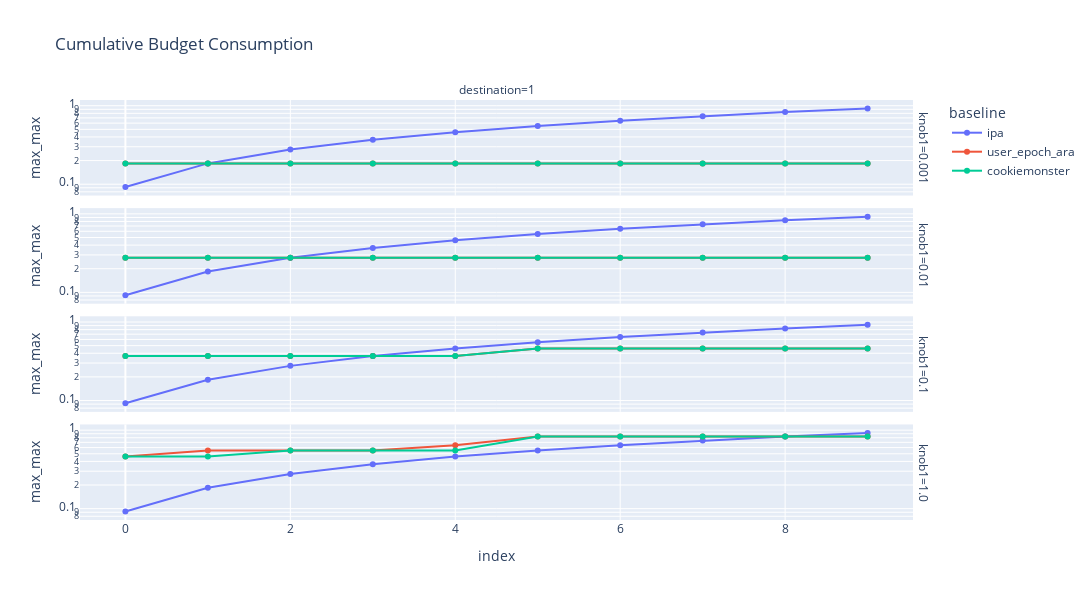
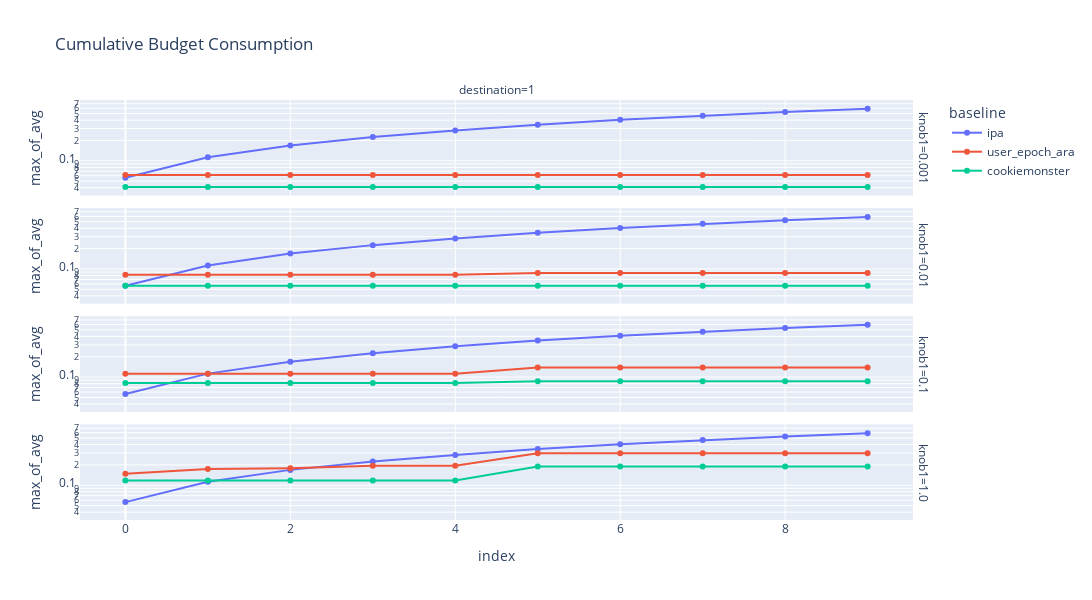
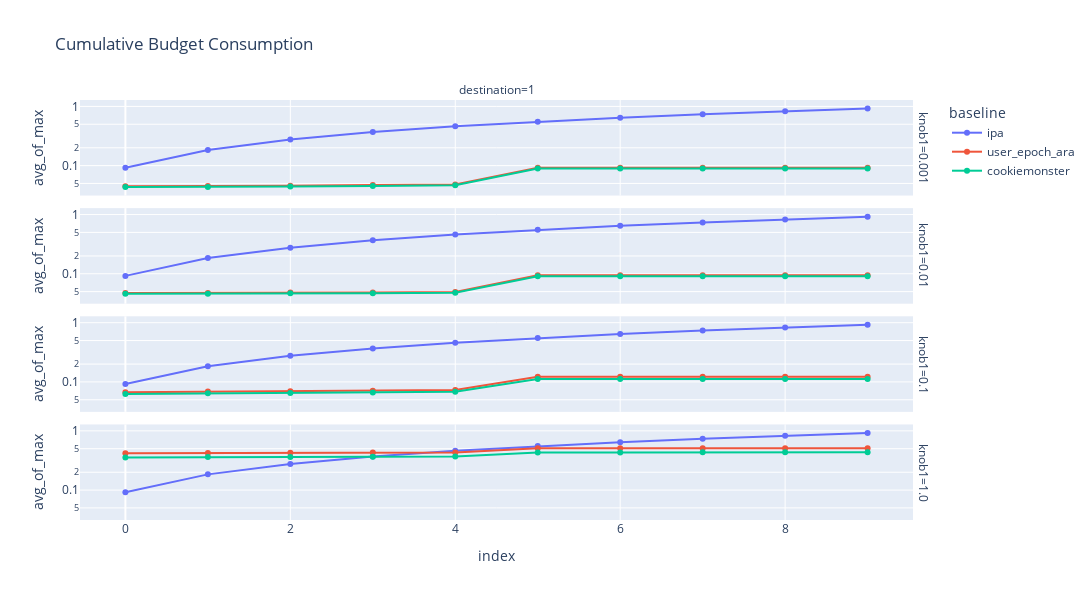
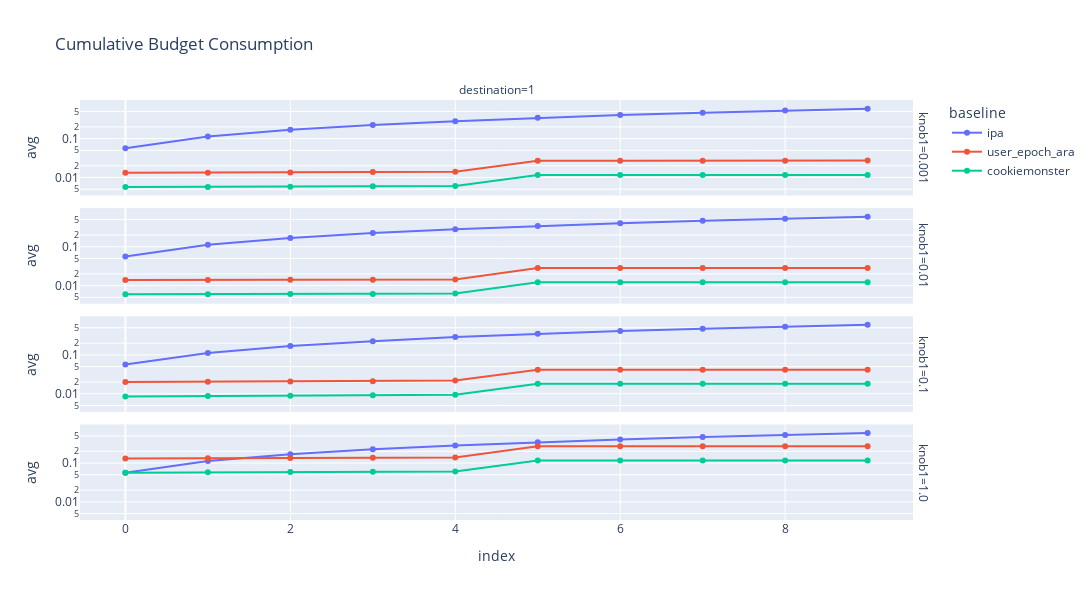

The notebook cell these images were saved under, in order:
### Code cell
path = "ray/microbenchmark/budget_consumption_varying_knob1"
df = analyze_results(path, "budget")
plot_budget_consumption_lines(df, facet_row="knob1")
plot_budget_consumption_bars(df, x_axis="knob1")

### Figure 1 — Plotly figure (JSON) as saved in the notebook; plotly's stock layout.template omitted (floating-point values rounded to 4 significant figures)
{"data": [{"hovertemplate": "baseline=ipa<br>knob1=0.001<br>destination=1<br>index=%{x}<br>max_max=%{y}<extra></extra>", "legendgroup": "ipa", "line": {"color": "#636efa", "dash": "solid"}, "marker": {"symbol": "circle"}, "mode": "lines+markers", "name": "ipa", "orientation": "v", "showlegend": true, "type": "scatter", "x": [0, 1, 2, 3, 4, 5, 6, 7, 8, 9], "xaxis": "x4", "y": [0.0921, 0.1842, 0.2763, 0.3684, 0.4605, 0.5526, 0.6447, 0.7368, 0.8289, 0.921], "yaxis": "y4"}, {"hovertemplate": "baseline=ipa<br>knob1=0.01<br>destination=1<br>index=%{x}<br>max_max=%{y}<extra></extra>", "legendgroup": "ipa", "line": {"color": "#636efa", "dash": "solid"}, "marker": {"symbol": "circle"}, "mode": "lines+markers", "name": "ipa", "orientation": "v", "showlegend": false, "type": "scatter", "x": [0, 1, 2, 3, 4, 5, 6, 7, 8, 9], "xaxis": "x3", "y": [0.0921, 0.1842, 0.2763, 0.3684, 0.4605, 0.5526, 0.6447, 0.7368, 0.8289, 0.921], "yaxis": "y3"}, {"hovertemplate": "baseline=ipa<br>knob1=0.1<br>destination=1<br>index=%{x}<br>max_max=%{y}<extra></extra>", "legendgroup": "ipa", "line": {"color": "#636efa", "dash": "solid"}, "marker": {"symbol": "circle"}, "mode": "lines+markers", "name": "ipa", "orientation": "v", "showlegend": false, "type": "scatter", "x": [0, 1, 2, 3, 4, 5, 6, 7, 8, 9], "xaxis": "x2", "y": [0.0921, 0.1842, 0.2763, 0.3684, 0.4605, 0.5526, 0.6447, 0.7368, 0.8289, 0.921], "yaxis": "y2"}, {"hovertemplate": "baseline=ipa<br>knob1=1.0<br>destination=1<br>index=%{x}<br>max_max=%{y}<extra></extra>", "legendgroup": "ipa", "line": {"color": "#636efa", "dash": "solid"}, "marker": {"symbol": "circle"}, "mode": "lines+markers", "name": "ipa", "orientation": "v", "showlegend": false, "type": "scatter", "x": [0, 1, 2, 3, 4, 5, 6, 7, 8, 9], "xaxis": "x", "y": [0.0921, 0.1842, 0.2763, 0.3684, 0.4605, 0.5526, 0.6447, 0.7368, 0.8289, 0.921], "yaxis": "y"}, {"hovertemplate": "baseline=user_epoch_ara<br>knob1=0.001<br>destination=1<br>index=%{x}<br>max_max=%{y}<extra></extra>", "legendgroup": "user_epoch_ara", "line": {"color": "#EF553B", "dash": "solid"}, "marker": {"symbol": "circle"}, "mode": "lines+markers", "name": "user_epoch_ara", "orientation": "v", "showlegend": true, "type": "scatter", "x": [0, 1, 2, 3, 4, 5, 6, 7, 8, 9], "xaxis": "x4", "y": [0.1842, 0.1842, 0.1842, 0.1842, 0.1842, 0.1842, 0.1842, 0.1842, 0.1842, 0.1842], "yaxis": "y4"}, {"hovertemplate": "baseline=user_epoch_ara<br>knob1=0.01<br>destination=1<br>index=%{x}<br>max_max=%{y}<extra></extra>", "legendgroup": "user_epoch_ara", "line": {"color": "#EF553B", "dash": "solid"}, "marker": {"symbol": "circle"}, "mode": "lines+markers", "name": "user_epoch_ara", "orientation": "v", "showlegend": false, "type": "scatter", "x": [0, 1, 2, 3, 4, 5, 6, 7, 8, 9], "xaxis": "x3", "y": [0.2763, 0.2763, 0.2763, 0.2763, 0.2763, 0.2763, 0.2763, 0.2763, 0.2763, 0.2763], "yaxis": "y3"}, {"hovertemplate": "baseline=user_epoch_ara<br>knob1=0.1<br>destination=1<br>index=%{x}<br>max_max=%{y}<extra></extra>", "legendgroup": "user_epoch_ara", "line": {"color": "#EF553B", "dash": "solid"}, "marker": {"symbol": "circle"}, "mode": "lines+markers", "name": "user_epoch_ara", "orientation": "v", "showlegend": false, "type": "scatter", "x": [0, 1, 2, 3, 4, 5, 6, 7, 8, 9], "xaxis": "x2", "y": [0.3684, 0.3684, 0.3684, 0.3684, 0.3684, 0.4605, 0.4605, 0.4605, 0.4605, 0.4605], "yaxis": "y2"}, {"hovertemplate": "baseline=user_epoch_ara<br>knob1=1.0<br>destination=1<br>index=%{x}<br>max_max=%{y}<extra></extra>", "legendgroup": "user_epoch_ara", "line": {"color": "#EF553B", "dash": "solid"}, "marker": {"symbol": "circle"}, "mode": "lines+markers", "name": "user_epoch_ara", "orientation": "v", "showlegend": false, "type": "scatter", "x": [0, 1, 2, 3, 4, 5, 6, 7, 8, 9], "xaxis": "x", "y": [0.4605, 0.5526, 0.5526, 0.5526, 0.6447, 0.8289, 0.8289, 0.8289, 0.8289, 0.8289], "yaxis": "y"}, {"hovertemplate": "baseline=cookiemonster<br>knob1=0.001<br>destination=1<br>index=%{x}<br>max_max=%{y}<extra></extra>", "legendgroup": "cookiemonster", "line": {"color": "#00cc96", "dash": "solid"}, "marker": {"symbol": "circle"}, "mode": "lines+markers", "name": "cookiemonster", "orientation": "v", "showlegend": true, "type": "scatter", "x": [0, 1, 2, 3, 4, 5, 6, 7, 8, 9], "xaxis": "x4", "y": [0.1842, 0.1842, 0.1842, 0.1842, 0.1842, 0.1842, 0.1842, 0.1842, 0.1842, 0.1842], "yaxis": "y4"}, {"hovertemplate": "baseline=cookiemonster<br>knob1=0.01<br>destination=1<br>index=%{x}<br>max_max=%{y}<extra></extra>", "legendgroup": "cookiemonster", "line": {"color": "#00cc96", "dash": "solid"}, "marker": {"symbol": "circle"}, "mode": "lines+markers", "name": "cookiemonster", "orientation": "v", "showlegend": false, "type": "scatter", "x": [0, 1, 2, 3, 4, 5, 6, 7, 8, 9], "xaxis": "x3", "y": [0.2763, 0.2763, 0.2763, 0.2763, 0.2763, 0.2763, 0.2763, 0.2763, 0.2763, 0.2763], "yaxis": "y3"}, {"hovertemplate": "baseline=cookiemonster<br>knob1=0.1<br>destination=1<br>index=%{x}<br>max_max=%{y}<extra></extra>", "legendgroup": "cookiemonster", "line": {"color": "#00cc96", "dash": "solid"}, "marker": {"symbol": "circle"}, "mode": "lines+markers", "name": "cookiemonster", "orientation": "v", "showlegend": false, "type": "scatter", "x": [0, 1, 2, 3, 4, 5, 6, 7, 8, 9], "xaxis": "x2", "y": [0.3684, 0.3684, 0.3684, 0.3684, 0.3684, 0.4605, 0.4605, 0.4605, 0.4605, 0.4605], "yaxis": "y2"}, {"hovertemplate": "baseline=cookiemonster<br>knob1=1.0<br>destination=1<br>index=%{x}<br>max_max=%{y}<extra></extra>", "legendgroup": "cookiemonster", "line": {"color": "#00cc96", "dash": "solid"}, "marker": {"symbol": "circle"}, "mode": "lines+markers", "name": "cookiemonster", "orientation": "v", "showlegend": false, "type": "scatter", "x": [0, 1, 2, 3, 4, 5, 6, 7, 8, 9], "xaxis": "x", "y": [0.4605, 0.4605, 0.5526, 0.5526, 0.5526, 0.8289, 0.8289, 0.8289, 0.8289, 0.8289], "yaxis": "y"}], "layout": {"annotations": [{"showarrow": false, "text": "destination=1", "x": 0.49, "xanchor": "center", "xref": "paper", "y": 1, "yanchor": "bottom", "yref": "paper"}, {"showarrow": false, "text": "knob1=1.0", "textangle": 90, "x": 0.98, "xanchor": "left", "xref": "paper", "y": 0.1138, "yanchor": "middle", "yref": "paper"}, {"showarrow": false, "text": "knob1=0.1", "textangle": 90, "x": 0.98, "xanchor": "left", "xref": "paper", "y": 0.3712, "yanchor": "middle", "yref": "paper"}, {"showarrow": false, "text": "knob1=0.01", "textangle": 90, "x": 0.98, "xanchor": "left", "xref": "paper", "y": 0.6288, "yanchor": "middle", "yref": "paper"}, {"showarrow": false, "text": "knob1=0.001", "textangle": 90, "x": 0.98, "xanchor": "left", "xref": "paper", "y": 0.8862, "yanchor": "middle", "yref": "paper"}], "height": 600, "legend": {"title": {"text": "baseline"}, "tracegroupgap": 0}, "title": {"text": "Cumulative Budget Consumption"}, "width": 1100, "xaxis": {"anchor": "y", "autorange": true, "domain": [0, 0.98], "range": [-0.5506, 9.551], "title": {"text": "index"}, "type": "linear"}, "xaxis2": {"anchor": "y2", "autorange": true, "domain": [0, 0.98], "matches": "x", "range": [-0.5506, 9.551], "showticklabels": false, "type": "linear"}, "xaxis3": {"anchor": "y3", "autorange": true, "domain": [0, 0.98], "matches": "x", "range": [-0.5506, 9.551], "showticklabels": false, "type": "linear"}, "xaxis4": {"anchor": "y4", "autorange": true, "domain": [0, 0.98], "matches": "x", "range": [-0.5506, 9.551], "showticklabels": false, "type": "linear"}, "yaxis": {"anchor": "x", "autorange": true, "domain": [0, 0.2275], "range": [-1.144, 0.07291], "title": {"text": "max_max"}, "type": "log"}, "yaxis2": {"anchor": "x2", "autorange": true, "domain": [0.2575, 0.485], "matches": "y", "range": [-1.144, 0.07291], "title": {"text": "max_max"}, "type": "log"}, "yaxis3": {"anchor": "x3", "autorange": true, "domain": [0.515, 0.7425], "matches": "y", "range": [-1.144, 0.07291], "title": {"text": "max_max"}, "type": "log"}, "yaxis4": {"anchor": "x4", "autorange": true, "domain": [0.7725, 1], "matches": "y", "range": [-1.144, 0.07291], "title": {"text": "max_max"}, "type": "log"}}}

### Figure 2 — Plotly figure (JSON) as saved in the notebook; plotly's stock layout.template omitted (floating-point values rounded to 4 significant figures)
{"data": [{"hovertemplate": "baseline=ipa<br>knob1=0.001<br>destination=1<br>index=%{x}<br>max_of_avg=%{y}<extra></extra>", "legendgroup": "ipa", "line": {"color": "#636efa", "dash": "solid"}, "marker": {"symbol": "circle"}, "mode": "lines+markers", "name": "ipa", "orientation": "v", "showlegend": true, "type": "scatter", "x": [0, 1, 2, 3, 4, 5, 6, 7, 8, 9], "xaxis": "x4", "y": [0.05629, 0.1126, 0.1689, 0.2251, 0.2814, 0.3428, 0.4042, 0.4656, 0.527, 0.5884], "yaxis": "y4"}, {"hovertemplate": "baseline=ipa<br>knob1=0.01<br>destination=1<br>index=%{x}<br>max_of_avg=%{y}<extra></extra>", "legendgroup": "ipa", "line": {"color": "#636efa", "dash": "solid"}, "marker": {"symbol": "circle"}, "mode": "lines+markers", "name": "ipa", "orientation": "v", "showlegend": false, "type": "scatter", "x": [0, 1, 2, 3, 4, 5, 6, 7, 8, 9], "xaxis": "x3", "y": [0.05629, 0.1126, 0.1689, 0.2251, 0.2814, 0.3428, 0.4042, 0.4656, 0.527, 0.5884], "yaxis": "y3"}, {"hovertemplate": "baseline=ipa<br>knob1=0.1<br>destination=1<br>index=%{x}<br>max_of_avg=%{y}<extra></extra>", "legendgroup": "ipa", "line": {"color": "#636efa", "dash": "solid"}, "marker": {"symbol": "circle"}, "mode": "lines+markers", "name": "ipa", "orientation": "v", "showlegend": false, "type": "scatter", "x": [0, 1, 2, 3, 4, 5, 6, 7, 8, 9], "xaxis": "x2", "y": [0.05629, 0.1126, 0.1689, 0.2251, 0.2865, 0.3479, 0.4093, 0.4708, 0.5322, 0.5936], "yaxis": "y2"}, {"hovertemplate": "baseline=ipa<br>knob1=1.0<br>destination=1<br>index=%{x}<br>max_of_avg=%{y}<extra></extra>", "legendgroup": "ipa", "line": {"color": "#636efa", "dash": "solid"}, "marker": {"symbol": "circle"}, "mode": "lines+markers", "name": "ipa", "orientation": "v", "showlegend": false, "type": "scatter", "x": [0, 1, 2, 3, 4, 5, 6, 7, 8, 9], "xaxis": "x", "y": [0.05629, 0.1126, 0.1689, 0.2251, 0.2814, 0.3428, 0.4042, 0.4656, 0.527, 0.5884], "yaxis": "y"}, {"hovertemplate": "baseline=user_epoch_ara<br>knob1=0.001<br>destination=1<br>index=%{x}<br>max_of_avg=%{y}<extra></extra>", "legendgroup": "user_epoch_ara", "line": {"color": "#EF553B", "dash": "solid"}, "marker": {"symbol": "circle"}, "mode": "lines+markers", "name": "user_epoch_ara", "orientation": "v", "showlegend": true, "type": "scatter", "x": [0, 1, 2, 3, 4, 5, 6, 7, 8, 9], "xaxis": "x4", "y": [0.0614, 0.0614, 0.0614, 0.0614, 0.0614, 0.0614, 0.0614, 0.0614, 0.0614, 0.0614], "yaxis": "y4"}, {"hovertemplate": "baseline=user_epoch_ara<br>knob1=0.01<br>destination=1<br>index=%{x}<br>max_of_avg=%{y}<extra></extra>", "legendgroup": "user_epoch_ara", "line": {"color": "#EF553B", "dash": "solid"}, "marker": {"symbol": "circle"}, "mode": "lines+markers", "name": "user_epoch_ara", "orientation": "v", "showlegend": false, "type": "scatter", "x": [0, 1, 2, 3, 4, 5, 6, 7, 8, 9], "xaxis": "x3", "y": [0.08187, 0.08187, 0.08187, 0.08187, 0.08187, 0.08699, 0.08699, 0.08699, 0.08699, 0.08699], "yaxis": "y3"}, {"hovertemplate": "baseline=user_epoch_ara<br>knob1=0.1<br>destination=1<br>index=%{x}<br>max_of_avg=%{y}<extra></extra>", "legendgroup": "user_epoch_ara", "line": {"color": "#EF553B", "dash": "solid"}, "marker": {"symbol": "circle"}, "mode": "lines+markers", "name": "user_epoch_ara", "orientation": "v", "showlegend": false, "type": "scatter", "x": [0, 1, 2, 3, 4, 5, 6, 7, 8, 9], "xaxis": "x2", "y": [0.1126, 0.1126, 0.1126, 0.1126, 0.1126, 0.1382, 0.1382, 0.1382, 0.1382, 0.1382], "yaxis": "y2"}, {"hovertemplate": "baseline=user_epoch_ara<br>knob1=1.0<br>destination=1<br>index=%{x}<br>max_of_avg=%{y}<extra></extra>", "legendgroup": "user_epoch_ara", "line": {"color": "#EF553B", "dash": "solid"}, "marker": {"symbol": "circle"}, "mode": "lines+markers", "name": "user_epoch_ara", "orientation": "v", "showlegend": false, "type": "scatter", "x": [0, 1, 2, 3, 4, 5, 6, 7, 8, 9], "xaxis": "x", "y": [0.1484, 0.174, 0.1791, 0.1944, 0.1944, 0.2968, 0.2968, 0.2968, 0.2968, 0.2968], "yaxis": "y"}, {"hovertemplate": "baseline=cookiemonster<br>knob1=0.001<br>destination=1<br>index=%{x}<br>max_of_avg=%{y}<extra></extra>", "legendgroup": "cookiemonster", "line": {"color": "#00cc96", "dash": "solid"}, "marker": {"symbol": "circle"}, "mode": "lines+markers", "name": "cookiemonster", "orientation": "v", "showlegend": true, "type": "scatter", "x": [0, 1, 2, 3, 4, 5, 6, 7, 8, 9], "xaxis": "x4", "y": [0.04093, 0.04093, 0.04093, 0.04093, 0.04093, 0.04093, 0.04093, 0.04093, 0.04093, 0.04093], "yaxis": "y4"}, {"hovertemplate": "baseline=cookiemonster<br>knob1=0.01<br>destination=1<br>index=%{x}<br>max_of_avg=%{y}<extra></extra>", "legendgroup": "cookiemonster", "line": {"color": "#00cc96", "dash": "solid"}, "marker": {"symbol": "circle"}, "mode": "lines+markers", "name": "cookiemonster", "orientation": "v", "showlegend": false, "type": "scatter", "x": [0, 1, 2, 3, 4, 5, 6, 7, 8, 9], "xaxis": "x3", "y": [0.05629, 0.05629, 0.05629, 0.05629, 0.05629, 0.05629, 0.05629, 0.05629, 0.05629, 0.05629], "yaxis": "y3"}, {"hovertemplate": "baseline=cookiemonster<br>knob1=0.1<br>destination=1<br>index=%{x}<br>max_of_avg=%{y}<extra></extra>", "legendgroup": "cookiemonster", "line": {"color": "#00cc96", "dash": "solid"}, "marker": {"symbol": "circle"}, "mode": "lines+markers", "name": "cookiemonster", "orientation": "v", "showlegend": false, "type": "scatter", "x": [0, 1, 2, 3, 4, 5, 6, 7, 8, 9], "xaxis": "x2", "y": [0.08187, 0.08187, 0.08187, 0.08187, 0.08187, 0.08699, 0.08699, 0.08699, 0.08699, 0.08699], "yaxis": "y2"}, {"hovertemplate": "baseline=cookiemonster<br>knob1=1.0<br>destination=1<br>index=%{x}<br>max_of_avg=%{y}<extra></extra>", "legendgroup": "cookiemonster", "line": {"color": "#00cc96", "dash": "solid"}, "marker": {"symbol": "circle"}, "mode": "lines+markers", "name": "cookiemonster", "orientation": "v", "showlegend": false, "type": "scatter", "x": [0, 1, 2, 3, 4, 5, 6, 7, 8, 9], "xaxis": "x", "y": [0.1177, 0.1177, 0.1177, 0.1177, 0.1177, 0.1893, 0.1893, 0.1893, 0.1893, 0.1893], "yaxis": "y"}], "layout": {"annotations": [{"showarrow": false, "text": "destination=1", "x": 0.49, "xanchor": "center", "xref": "paper", "y": 1, "yanchor": "bottom", "yref": "paper"}, {"showarrow": false, "text": "knob1=1.0", "textangle": 90, "x": 0.98, "xanchor": "left", "xref": "paper", "y": 0.1138, "yanchor": "middle", "yref": "paper"}, {"showarrow": false, "text": "knob1=0.1", "textangle": 90, "x": 0.98, "xanchor": "left", "xref": "paper", "y": 0.3712, "yanchor": "middle", "yref": "paper"}, {"showarrow": false, "text": "knob1=0.01", "textangle": 90, "x": 0.98, "xanchor": "left", "xref": "paper", "y": 0.6288, "yanchor": "middle", "yref": "paper"}, {"showarrow": false, "text": "knob1=0.001", "textangle": 90, "x": 0.98, "xanchor": "left", "xref": "paper", "y": 0.8862, "yanchor": "middle", "yref": "paper"}], "height": 600, "legend": {"title": {"text": "baseline"}, "tracegroupgap": 0}, "title": {"text": "Cumulative Budget Consumption"}, "width": 1100, "xaxis": {"anchor": "y", "autorange": true, "domain": [0, 0.98], "range": [-0.5506, 9.551], "title": {"text": "index"}, "type": "linear"}, "xaxis2": {"anchor": "y2", "autorange": true, "domain": [0, 0.98], "matches": "x", "range": [-0.5506, 9.551], "showticklabels": false, "type": "linear"}, "xaxis3": {"anchor": "y3", "autorange": true, "domain": [0, 0.98], "matches": "x", "range": [-0.5506, 9.551], "showticklabels": false, "type": "linear"}, "xaxis4": {"anchor": "y4", "autorange": true, "domain": [0, 0.98], "matches": "x", "range": [-0.5506, 9.551], "showticklabels": false, "type": "linear"}, "yaxis": {"anchor": "x", "autorange": true, "domain": [0, 0.2275], "range": [-1.514, -0.1004], "title": {"text": "max_of_avg"}, "type": "log"}, "yaxis2": {"anchor": "x2", "autorange": true, "domain": [0.2575, 0.485], "matches": "y", "range": [-1.514, -0.1004], "title": {"text": "max_of_avg"}, "type": "log"}, "yaxis3": {"anchor": "x3", "autorange": true, "domain": [0.515, 0.7425], "matches": "y", "range": [-1.514, -0.1004], "title": {"text": "max_of_avg"}, "type": "log"}, "yaxis4": {"anchor": "x4", "autorange": true, "domain": [0.7725, 1], "matches": "y", "range": [-1.514, -0.1004], "title": {"text": "max_of_avg"}, "type": "log"}}}

### Figure 3 — Plotly figure (JSON) as saved in the notebook; plotly's stock layout.template omitted (floating-point values rounded to 4 significant figures)
{"data": [{"hovertemplate": "baseline=ipa<br>knob1=0.001<br>destination=1<br>index=%{x}<br>avg_of_max=%{y}<extra></extra>", "legendgroup": "ipa", "line": {"color": "#636efa", "dash": "solid"}, "marker": {"symbol": "circle"}, "mode": "lines+markers", "name": "ipa", "orientation": "v", "showlegend": true, "type": "scatter", "x": [0, 1, 2, 3, 4, 5, 6, 7, 8, 9], "xaxis": "x4", "y": [0.0921, 0.1842, 0.2763, 0.3684, 0.4605, 0.5526, 0.6447, 0.7368, 0.8289, 0.921], "yaxis": "y4"}, {"hovertemplate": "baseline=ipa<br>knob1=0.01<br>destination=1<br>index=%{x}<br>avg_of_max=%{y}<extra></extra>", "legendgroup": "ipa", "line": {"color": "#636efa", "dash": "solid"}, "marker": {"symbol": "circle"}, "mode": "lines+markers", "name": "ipa", "orientation": "v", "showlegend": false, "type": "scatter", "x": [0, 1, 2, 3, 4, 5, 6, 7, 8, 9], "xaxis": "x3", "y": [0.0921, 0.1842, 0.2763, 0.3684, 0.4605, 0.5526, 0.6447, 0.7368, 0.8289, 0.921], "yaxis": "y3"}, {"hovertemplate": "baseline=ipa<br>knob1=0.1<br>destination=1<br>index=%{x}<br>avg_of_max=%{y}<extra></extra>", "legendgroup": "ipa", "line": {"color": "#636efa", "dash": "solid"}, "marker": {"symbol": "circle"}, "mode": "lines+markers", "name": "ipa", "orientation": "v", "showlegend": false, "type": "scatter", "x": [0, 1, 2, 3, 4, 5, 6, 7, 8, 9], "xaxis": "x2", "y": [0.0921, 0.1842, 0.2763, 0.3684, 0.4605, 0.5526, 0.6447, 0.7368, 0.8289, 0.921], "yaxis": "y2"}, {"hovertemplate": "baseline=ipa<br>knob1=1.0<br>destination=1<br>index=%{x}<br>avg_of_max=%{y}<extra></extra>", "legendgroup": "ipa", "line": {"color": "#636efa", "dash": "solid"}, "marker": {"symbol": "circle"}, "mode": "lines+markers", "name": "ipa", "orientation": "v", "showlegend": false, "type": "scatter", "x": [0, 1, 2, 3, 4, 5, 6, 7, 8, 9], "xaxis": "x", "y": [0.0921, 0.1842, 0.2763, 0.3684, 0.4605, 0.5526, 0.6447, 0.7368, 0.8289, 0.921], "yaxis": "y"}, {"hovertemplate": "baseline=user_epoch_ara<br>knob1=0.001<br>destination=1<br>index=%{x}<br>avg_of_max=%{y}<extra></extra>", "legendgroup": "user_epoch_ara", "line": {"color": "#EF553B", "dash": "solid"}, "marker": {"symbol": "circle"}, "mode": "lines+markers", "name": "user_epoch_ara", "orientation": "v", "showlegend": true, "type": "scatter", "x": [0, 1, 2, 3, 4, 5, 6, 7, 8, 9], "xaxis": "x4", "y": [0.04505, 0.04518, 0.04577, 0.04703, 0.04821, 0.09235, 0.09236, 0.0924, 0.09241, 0.09242], "yaxis": "y4"}, {"hovertemplate": "baseline=user_epoch_ara<br>knob1=0.01<br>destination=1<br>index=%{x}<br>avg_of_max=%{y}<extra></extra>", "legendgroup": "user_epoch_ara", "line": {"color": "#EF553B", "dash": "solid"}, "marker": {"symbol": "circle"}, "mode": "lines+markers", "name": "user_epoch_ara", "orientation": "v", "showlegend": false, "type": "scatter", "x": [0, 1, 2, 3, 4, 5, 6, 7, 8, 9], "xaxis": "x3", "y": [0.04747, 0.04753, 0.04808, 0.04819, 0.04932, 0.09431, 0.09431, 0.09434, 0.09435, 0.09437], "yaxis": "y3"}, {"hovertemplate": "baseline=user_epoch_ara<br>knob1=0.1<br>destination=1<br>index=%{x}<br>avg_of_max=%{y}<extra></extra>", "legendgroup": "user_epoch_ara", "line": {"color": "#EF553B", "dash": "solid"}, "marker": {"symbol": "circle"}, "mode": "lines+markers", "name": "user_epoch_ara", "orientation": "v", "showlegend": false, "type": "scatter", "x": [0, 1, 2, 3, 4, 5, 6, 7, 8, 9], "xaxis": "x2", "y": [0.06719, 0.0689, 0.06937, 0.07082, 0.07338, 0.1223, 0.1223, 0.1223, 0.1223, 0.1223], "yaxis": "y2"}, {"hovertemplate": "baseline=user_epoch_ara<br>knob1=1.0<br>destination=1<br>index=%{x}<br>avg_of_max=%{y}<extra></extra>", "legendgroup": "user_epoch_ara", "line": {"color": "#EF553B", "dash": "solid"}, "marker": {"symbol": "circle"}, "mode": "lines+markers", "name": "user_epoch_ara", "orientation": "v", "showlegend": false, "type": "scatter", "x": [0, 1, 2, 3, 4, 5, 6, 7, 8, 9], "xaxis": "x", "y": [0.4176, 0.4231, 0.4258, 0.4302, 0.4321, 0.5067, 0.5067, 0.5067, 0.5067, 0.5067], "yaxis": "y"}, {"hovertemplate": "baseline=cookiemonster<br>knob1=0.001<br>destination=1<br>index=%{x}<br>avg_of_max=%{y}<extra></extra>", "legendgroup": "cookiemonster", "line": {"color": "#00cc96", "dash": "solid"}, "marker": {"symbol": "circle"}, "mode": "lines+markers", "name": "cookiemonster", "orientation": "v", "showlegend": true, "type": "scatter", "x": [0, 1, 2, 3, 4, 5, 6, 7, 8, 9], "xaxis": "x4", "y": [0.04352, 0.04365, 0.04423, 0.04545, 0.04659, 0.08906, 0.08907, 0.0891, 0.08911, 0.08912], "yaxis": "y4"}, {"hovertemplate": "baseline=cookiemonster<br>knob1=0.01<br>destination=1<br>index=%{x}<br>avg_of_max=%{y}<extra></extra>", "legendgroup": "cookiemonster", "line": {"color": "#00cc96", "dash": "solid"}, "marker": {"symbol": "circle"}, "mode": "lines+markers", "name": "cookiemonster", "orientation": "v", "showlegend": false, "type": "scatter", "x": [0, 1, 2, 3, 4, 5, 6, 7, 8, 9], "xaxis": "x3", "y": [0.04611, 0.04617, 0.0467, 0.04681, 0.04789, 0.09106, 0.09106, 0.09109, 0.0911, 0.09112], "yaxis": "y3"}, {"hovertemplate": "baseline=cookiemonster<br>knob1=0.1<br>destination=1<br>index=%{x}<br>avg_of_max=%{y}<extra></extra>", "legendgroup": "cookiemonster", "line": {"color": "#00cc96", "dash": "solid"}, "marker": {"symbol": "circle"}, "mode": "lines+markers", "name": "cookiemonster", "orientation": "v", "showlegend": false, "type": "scatter", "x": [0, 1, 2, 3, 4, 5, 6, 7, 8, 9], "xaxis": "x2", "y": [0.06281, 0.06446, 0.06489, 0.06624, 0.0685, 0.1122, 0.1123, 0.1123, 0.1123, 0.1123], "yaxis": "y2"}, {"hovertemplate": "baseline=cookiemonster<br>knob1=1.0<br>destination=1<br>index=%{x}<br>avg_of_max=%{y}<extra></extra>", "legendgroup": "cookiemonster", "line": {"color": "#00cc96", "dash": "solid"}, "marker": {"symbol": "circle"}, "mode": "lines+markers", "name": "cookiemonster", "orientation": "v", "showlegend": false, "type": "scatter", "x": [0, 1, 2, 3, 4, 5, 6, 7, 8, 9], "xaxis": "x", "y": [0.3544, 0.3605, 0.3625, 0.3658, 0.3673, 0.4331, 0.4332, 0.4333, 0.4333, 0.4333], "yaxis": "y"}], "layout": {"annotations": [{"showarrow": false, "text": "destination=1", "x": 0.49, "xanchor": "center", "xref": "paper", "y": 1, "yanchor": "bottom", "yref": "paper"}, {"showarrow": false, "text": "knob1=1.0", "textangle": 90, "x": 0.98, "xanchor": "left", "xref": "paper", "y": 0.1138, "yanchor": "middle", "yref": "paper"}, {"showarrow": false, "text": "knob1=0.1", "textangle": 90, "x": 0.98, "xanchor": "left", "xref": "paper", "y": 0.3712, "yanchor": "middle", "yref": "paper"}, {"showarrow": false, "text": "knob1=0.01", "textangle": 90, "x": 0.98, "xanchor": "left", "xref": "paper", "y": 0.6288, "yanchor": "middle", "yref": "paper"}, {"showarrow": false, "text": "knob1=0.001", "textangle": 90, "x": 0.98, "xanchor": "left", "xref": "paper", "y": 0.8862, "yanchor": "middle", "yref": "paper"}], "height": 600, "legend": {"title": {"text": "baseline"}, "tracegroupgap": 0}, "title": {"text": "Cumulative Budget Consumption"}, "width": 1100, "xaxis": {"anchor": "y", "autorange": true, "domain": [0, 0.98], "range": [-0.5506, 9.551], "title": {"text": "index"}, "type": "linear"}, "xaxis2": {"anchor": "y2", "autorange": true, "domain": [0, 0.98], "matches": "x", "range": [-0.5506, 9.551], "showticklabels": false, "type": "linear"}, "xaxis3": {"anchor": "y3", "autorange": true, "domain": [0, 0.98], "matches": "x", "range": [-0.5506, 9.551], "showticklabels": false, "type": "linear"}, "xaxis4": {"anchor": "y4", "autorange": true, "domain": [0, 0.98], "matches": "x", "range": [-0.5506, 9.551], "showticklabels": false, "type": "linear"}, "yaxis": {"anchor": "x", "autorange": true, "domain": [0, 0.2275], "range": [-1.505, 0.1083], "title": {"text": "avg_of_max"}, "type": "log"}, "yaxis2": {"anchor": "x2", "autorange": true, "domain": [0.2575, 0.485], "matches": "y", "range": [-1.505, 0.1083], "title": {"text": "avg_of_max"}, "type": "log"}, "yaxis3": {"anchor": "x3", "autorange": true, "domain": [0.515, 0.7425], "matches": "y", "range": [-1.505, 0.1083], "title": {"text": "avg_of_max"}, "type": "log"}, "yaxis4": {"anchor": "x4", "autorange": true, "domain": [0.7725, 1], "matches": "y", "range": [-1.505, 0.1083], "title": {"text": "avg_of_max"}, "type": "log"}}}

### Figure 4 — Plotly figure (JSON) as saved in the notebook; plotly's stock layout.template omitted (floating-point values rounded to 4 significant figures)
{"data": [{"hovertemplate": "baseline=ipa<br>knob1=0.001<br>destination=1<br>index=%{x}<br>avg=%{y}<extra></extra>", "legendgroup": "ipa", "line": {"color": "#636efa", "dash": "solid"}, "marker": {"symbol": "circle"}, "mode": "lines+markers", "name": "ipa", "orientation": "v", "showlegend": true, "type": "scatter", "visible": true, "x": [0, 1, 2, 3, 4, 5, 6, 7, 8, 9], "xaxis": "x4", "y": [0.05629, 0.1126, 0.1689, 0.2251, 0.2814, 0.3428, 0.4042, 0.4656, 0.527, 0.5884], "yaxis": "y4"}, {"hovertemplate": "baseline=ipa<br>knob1=0.01<br>destination=1<br>index=%{x}<br>avg=%{y}<extra></extra>", "legendgroup": "ipa", "line": {"color": "#636efa", "dash": "solid"}, "marker": {"symbol": "circle"}, "mode": "lines+markers", "name": "ipa", "orientation": "v", "showlegend": false, "type": "scatter", "visible": true, "x": [0, 1, 2, 3, 4, 5, 6, 7, 8, 9], "xaxis": "x3", "y": [0.05629, 0.1126, 0.1689, 0.2251, 0.2814, 0.3428, 0.4042, 0.4656, 0.527, 0.5884], "yaxis": "y3"}, {"hovertemplate": "baseline=ipa<br>knob1=0.1<br>destination=1<br>index=%{x}<br>avg=%{y}<extra></extra>", "legendgroup": "ipa", "line": {"color": "#636efa", "dash": "solid"}, "marker": {"symbol": "circle"}, "mode": "lines+markers", "name": "ipa", "orientation": "v", "showlegend": false, "type": "scatter", "visible": true, "x": [0, 1, 2, 3, 4, 5, 6, 7, 8, 9], "xaxis": "x2", "y": [0.05629, 0.1126, 0.1689, 0.2251, 0.2865, 0.3479, 0.4093, 0.4708, 0.5322, 0.5936], "yaxis": "y2"}, {"hovertemplate": "baseline=ipa<br>knob1=1.0<br>destination=1<br>index=%{x}<br>avg=%{y}<extra></extra>", "legendgroup": "ipa", "line": {"color": "#636efa", "dash": "solid"}, "marker": {"symbol": "circle"}, "mode": "lines+markers", "name": "ipa", "orientation": "v", "showlegend": false, "type": "scatter", "visible": true, "x": [0, 1, 2, 3, 4, 5, 6, 7, 8, 9], "xaxis": "x", "y": [0.05629, 0.1126, 0.1689, 0.2251, 0.2814, 0.3428, 0.4042, 0.4656, 0.527, 0.5884], "yaxis": "y"}, {"hovertemplate": "baseline=user_epoch_ara<br>knob1=0.001<br>destination=1<br>index=%{x}<br>avg=%{y}<extra></extra>", "legendgroup": "user_epoch_ara", "line": {"color": "#EF553B", "dash": "solid"}, "marker": {"symbol": "circle"}, "mode": "lines+markers", "name": "user_epoch_ara", "orientation": "v", "showlegend": true, "type": "scatter", "x": [0, 1, 2, 3, 4, 5, 6, 7, 8, 9], "xaxis": "x4", "y": [0.01319, 0.01322, 0.01339, 0.01374, 0.01407, 0.0271, 0.0271, 0.02712, 0.02712, 0.02712], "yaxis": "y4"}, {"hovertemplate": "baseline=user_epoch_ara<br>knob1=0.01<br>destination=1<br>index=%{x}<br>avg=%{y}<extra></extra>", "legendgroup": "user_epoch_ara", "line": {"color": "#EF553B", "dash": "solid"}, "marker": {"symbol": "circle"}, "mode": "lines+markers", "name": "user_epoch_ara", "orientation": "v", "showlegend": false, "type": "scatter", "x": [0, 1, 2, 3, 4, 5, 6, 7, 8, 9], "xaxis": "x3", "y": [0.01391, 0.01393, 0.01409, 0.01412, 0.01443, 0.02825, 0.02825, 0.02826, 0.02826, 0.02827], "yaxis": "y3"}, {"hovertemplate": "baseline=user_epoch_ara<br>knob1=0.1<br>destination=1<br>index=%{x}<br>avg=%{y}<extra></extra>", "legendgroup": "user_epoch_ara", "line": {"color": "#EF553B", "dash": "solid"}, "marker": {"symbol": "circle"}, "mode": "lines+markers", "name": "user_epoch_ara", "orientation": "v", "showlegend": false, "type": "scatter", "x": [0, 1, 2, 3, 4, 5, 6, 7, 8, 9], "xaxis": "x2", "y": [0.01998, 0.0205, 0.02065, 0.0211, 0.02197, 0.04164, 0.04165, 0.04166, 0.04166, 0.04167], "yaxis": "y2"}, {"hovertemplate": "baseline=user_epoch_ara<br>knob1=1.0<br>destination=1<br>index=%{x}<br>avg=%{y}<extra></extra>", "legendgroup": "user_epoch_ara", "line": {"color": "#EF553B", "dash": "solid"}, "marker": {"symbol": "circle"}, "mode": "lines+markers", "name": "user_epoch_ara", "orientation": "v", "showlegend": false, "type": "scatter", "x": [0, 1, 2, 3, 4, 5, 6, 7, 8, 9], "xaxis": "x", "y": [0.13, 0.1333, 0.1349, 0.1373, 0.1386, 0.2702, 0.2705, 0.2706, 0.2706, 0.2706], "yaxis": "y"}, {"hovertemplate": "baseline=cookiemonster<br>knob1=0.001<br>destination=1<br>index=%{x}<br>avg=%{y}<extra></extra>", "legendgroup": "cookiemonster", "line": {"color": "#00cc96", "dash": "solid"}, "marker": {"symbol": "circle"}, "mode": "lines+markers", "name": "cookiemonster", "orientation": "v", "showlegend": true, "type": "scatter", "x": [0, 1, 2, 3, 4, 5, 6, 7, 8, 9], "xaxis": "x4", "y": [0.005679, 0.005697, 0.005768, 0.005924, 0.006059, 0.0116, 0.0116, 0.0116, 0.0116, 0.01161], "yaxis": "y4"}, {"hovertemplate": "baseline=cookiemonster<br>knob1=0.01<br>destination=1<br>index=%{x}<br>avg=%{y}<extra></extra>", "legendgroup": "cookiemonster", "line": {"color": "#00cc96", "dash": "solid"}, "marker": {"symbol": "circle"}, "mode": "lines+markers", "name": "cookiemonster", "orientation": "v", "showlegend": false, "type": "scatter", "x": [0, 1, 2, 3, 4, 5, 6, 7, 8, 9], "xaxis": "x3", "y": [0.005997, 0.006005, 0.006085, 0.006097, 0.006244, 0.01225, 0.01225, 0.01225, 0.01225, 0.01226], "yaxis": "y3"}, {"hovertemplate": "baseline=cookiemonster<br>knob1=0.1<br>destination=1<br>index=%{x}<br>avg=%{y}<extra></extra>", "legendgroup": "cookiemonster", "line": {"color": "#00cc96", "dash": "solid"}, "marker": {"symbol": "circle"}, "mode": "lines+markers", "name": "cookiemonster", "orientation": "v", "showlegend": false, "type": "scatter", "x": [0, 1, 2, 3, 4, 5, 6, 7, 8, 9], "xaxis": "x2", "y": [0.008557, 0.008813, 0.008882, 0.009095, 0.009472, 0.01803, 0.01803, 0.01803, 0.01804, 0.01804], "yaxis": "y2"}, {"hovertemplate": "baseline=cookiemonster<br>knob1=1.0<br>destination=1<br>index=%{x}<br>avg=%{y}<extra></extra>", "legendgroup": "cookiemonster", "line": {"color": "#00cc96", "dash": "solid"}, "marker": {"symbol": "circle"}, "mode": "lines+markers", "name": "cookiemonster", "orientation": "v", "showlegend": false, "type": "scatter", "x": [0, 1, 2, 3, 4, 5, 6, 7, 8, 9], "xaxis": "x", "y": [0.05658, 0.05815, 0.05885, 0.05991, 0.06049, 0.1159, 0.116, 0.116, 0.116, 0.116], "yaxis": "y"}], "layout": {"annotations": [{"showarrow": false, "text": "destination=1", "x": 0.49, "xanchor": "center", "xref": "paper", "y": 1, "yanchor": "bottom", "yref": "paper"}, {"showarrow": false, "text": "knob1=1.0", "textangle": 90, "x": 0.98, "xanchor": "left", "xref": "paper", "y": 0.1138, "yanchor": "middle", "yref": "paper"}, {"showarrow": false, "text": "knob1=0.1", "textangle": 90, "x": 0.98, "xanchor": "left", "xref": "paper", "y": 0.3712, "yanchor": "middle", "yref": "paper"}, {"showarrow": false, "text": "knob1=0.01", "textangle": 90, "x": 0.98, "xanchor": "left", "xref": "paper", "y": 0.6288, "yanchor": "middle", "yref": "paper"}, {"showarrow": false, "text": "knob1=0.001", "textangle": 90, "x": 0.98, "xanchor": "left", "xref": "paper", "y": 0.8862, "yanchor": "middle", "yref": "paper"}], "height": 600, "legend": {"title": {"text": "baseline"}, "tracegroupgap": 0}, "title": {"text": "Cumulative Budget Consumption"}, "width": 1100, "xaxis": {"anchor": "y", "autorange": true, "domain": [0, 0.98], "range": [-0.5506, 9.551], "title": {"text": "index"}, "type": "linear"}, "xaxis2": {"anchor": "y2", "autorange": true, "domain": [0, 0.98], "matches": "x", "range": [-0.5506, 9.551], "showticklabels": false, "type": "linear"}, "xaxis3": {"anchor": "y3", "autorange": true, "domain": [0, 0.98], "matches": "x", "range": [-0.5506, 9.551], "showticklabels": false, "type": "linear"}, "xaxis4": {"anchor": "y4", "autorange": true, "domain": [0, 0.98], "matches": "x", "range": [-0.5506, 9.551], "showticklabels": false, "type": "linear"}, "yaxis": {"anchor": "x", "autorange": true, "domain": [0, 0.2275], "range": [-2.465, -0.007178], "title": {"text": "avg"}, "type": "log"}, "yaxis2": {"anchor": "x2", "autorange": true, "domain": [0.2575, 0.485], "matches": "y", "range": [-2.465, -0.007178], "title": {"text": "avg"}, "type": "log"}, "yaxis3": {"anchor": "x3", "autorange": true, "domain": [0.515, 0.7425], "matches": "y", "range": [-2.465, -0.007178], "title": {"text": "avg"}, "type": "log"}, "yaxis4": {"anchor": "x4", "autorange": true, "domain": [0.7725, 1], "matches": "y", "range": [-2.465, -0.007178], "title": {"text": "avg"}, "type": "log"}}}
